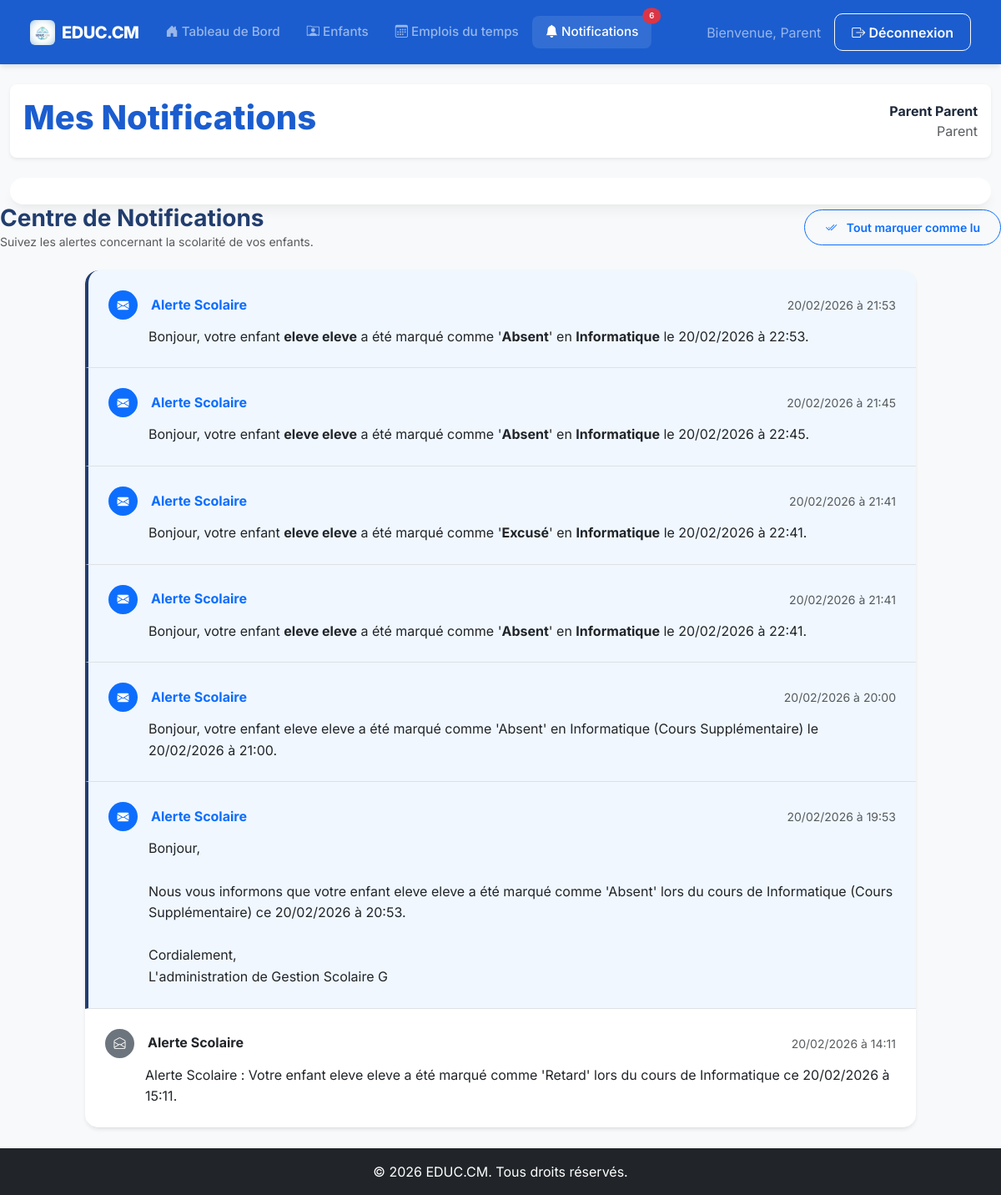
Screenshot of /pages/notifications_parent.php (signed in) with the database file from the repository.
### tables this page shows
CREATE TABLE `notifications` (
  `id` int(11) NOT NULL,
  `recipient_id` int(11) NOT NULL,
  `message` text NOT NULL,
  `type` enum('email','sms','whatsapp') NOT NULL DEFAULT 'email',
  `status` enum('pending','sent','failed') NOT NULL DEFAULT 'pending',
  `is_read` tinyint(1) DEFAULT 0,
  `date_creation` timestamp NOT NULL DEFAULT current_timestamp()
);

### pages/notifications_parent.php (the view, shortened to what this page needs)
<?php
include '../includes/header.php';
require_once '../includes/db.php';
$parent_id = $_SESSION['user_id'];
$notifications = $conn->query("SELECT * FROM notifications WHERE recipient_id = $parent_id ORDER BY date_creation DESC LIMIT 30");
?>
<div class="row mb-4 align-items-center">
    <div class="col-md-6">
        <h3 class="fw-bold text-navy mb-0">Centre de Notifications</h3>
        <p class="text-muted small mb-0">Suivez les alertes concernant la scolarité de vos enfants.</p>
    </div>
    <div class="col-md-6 text-md-end mt-3 mt-md-0">
        <form method="POST">
            <button type="submit" name="mark_all_read" class="btn btn-outline-primary rounded-pill btn-sm px-4">
                <i class="bi bi-check2-all me-2"></i> Tout marquer comme lu
            </button>
        </form>
    </div>
</div>
<div class="row">
    <div class="col-lg-10 mx-auto">
        <?php if ($notifications->num_rows > 0): ?>
            <div class="list-group shadow-sm rounded-4 overflow-hidden border-0">
                <?php while ($n = $notifications->fetch_assoc()):
                    $is_unread = ($n['is_read'] == 0);
                ?>
                    <div class="list-group-item p-4 border-0 border-bottom <?php echo $is_unread ? 'bg-light-blue' : ''; ?>">
                        <div class="d-flex w-100 justify-content-between align-items-center mb-2">
                            <div class="d-flex align-items-center">
                                <div class="rounded-circle <?php echo $is_unread ? 'bg-primary' : 'bg-secondary'; ?> p-2 me-3 text-white d-flex align-items-center justify-content-center" style="width: 35px; height: 35px;">
                                    <i class="bi <?php echo $is_unread ? 'bi-envelope-fill' : 'bi-envelope-open'; ?> small"></i>
                                </div>
                                <h6 class="mb-0 fw-bold <?php echo $is_unread ? 'text-primary' : 'text-dark'; ?>">
                                    Alerte Scolaire
                                </h6>
                            </div>
                            <small class="text-muted"><?php echo date('d/m/Y à H:i', strtotime($n['date_creation'])); ?></small>
                        </div>
                        <p class="mb-0 text-dark ms-5" style="line-height: 1.6;">
                            <?php echo nl2br($n['message']); ?>
                        </p>
                    </div>
                <?php endwhile; ?>
            </div>
        <?php endif; ?>
    </div>
</div>
<?php include '../includes/footer.php'; ?>

### css/main.css (style rules this page uses)
:root { --educ-navy: #1b5dcf; --educ-turquoise: #39A9C3; --educ-cyan: #6EC6D0; --educ-green: #64B89A; --educ-bg: #0080ff; --card-shadow: 0 10px 15px -3px rgba(0, 0, 0, 0.05), 0 4px 6px -2px rgba(0, 0, 0, 0.02); }
body { font-family: 'Inter', sans-serif; background-color: var(--educ-bg); color: #1e293b; display: flex; flex-direction: column; min-height: 100vh; }
.btn { border-radius: 10px; padding: 0.6rem 1.25rem; font-weight: 600; transition: all 0.3s; }

### pages/notifications_parent.php (style rules this page uses)
.bg-light-blue { background-color: #f0f7ff !important; border-left: 4px solid #223E6F !important; }
.text-navy { color: #223E6F; }

### rows the page displays
notifications: is_read 0 (drawn), date_creation "20/02/2026 à 21:53", message "Bonjour, votre enfant eleve eleve a été marqué comme ' Absent ' en Informatique le 20/02/2026 à 22:53."
notifications: is_read 0 (drawn), date_creation "20/02/2026 à 21:45", message "Bonjour, votre enfant eleve eleve a été marqué comme ' Absent ' en Informatique le 20/02/2026 à 22:45."
notifications: is_read 0 (drawn), date_creation "20/02/2026 à 21:41", message "Bonjour, votre enfant eleve eleve a été marqué comme ' Excusé ' en Informatique le 20/02/2026 à 22:41."
notifications: is_read 0 (drawn), date_creation "20/02/2026 à 21:41", message "Bonjour, votre enfant eleve eleve a été marqué comme ' Absent ' en Informatique le 20/02/2026 à 22:41."
notifications: is_read 0 (drawn), date_creation "20/02/2026 à 20:00", message "Bonjour, votre enfant eleve eleve a été marqué comme 'Absent' en Informatique (Cours Supplémentaire) le 20/02/2026 à 21:00."
notifications: is_read 0 (drawn), date_creation "20/02/2026 à 19:53", message "Bonjour, Nous vous informons que votre enfant eleve eleve a été marqué comme 'Absent' lors du cours de Informatique (Cours Supplémentaire) ce 20/02/2026 à 20:53. Cordialement, L'administration de Gestion Scolaire G"
notifications: is_read 1 (drawn), date_creation "20/02/2026 à 14:11", message "Alerte Scolaire : Votre enfant eleve eleve a été marqué comme 'Retard' lors du cours de Informatique ce 20/02/2026 à 15:11."

### other values shown
$unread_count "6"
$user_prenom "Parent"
$page_title "Mes Notifications"
$user_prenom . ' ' . $user_nom "Parent Parent"
$user_role "Parent"
